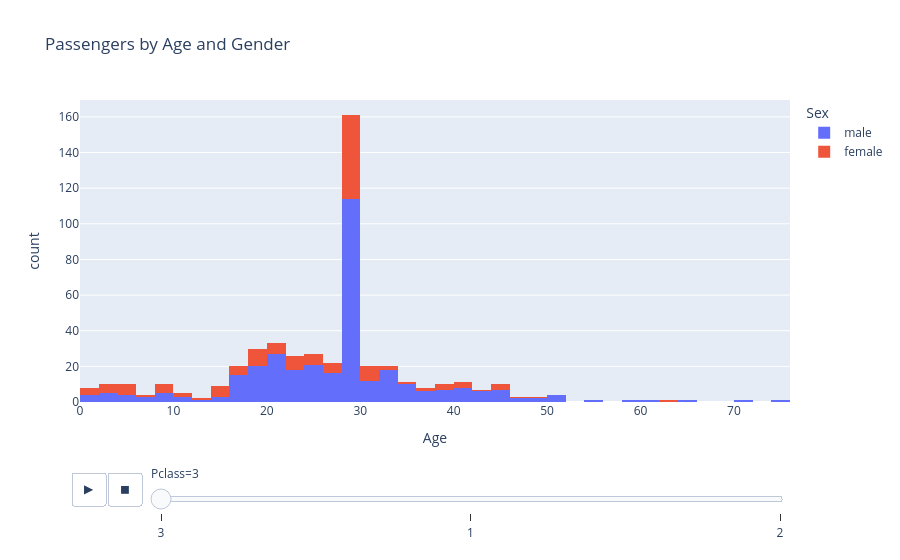

Write notebook code for a chart like this one.
### Markdown cell above
### Insight: Survival by Passenger Class

- First-class passengers had a higher survival rate than passengers in lower classes.
- Passenger class appears to be an important factor related to survival.

### Code cell
fig = px.histogram(
    df,
    x="Age",
    color="Sex",
    animation_frame="Pclass",
    title="Passengers by Age and Gender"
)

fig.show()

### Figure 1 — Plotly figure (JSON) as saved in the notebook; plotly's stock layout.template omitted (floating-point values rounded to 4 significant figures; data arrays with more than 128 entries replaced by an {"elided": "..."} marker saying what was removed)
{"data": [{"bingroup": "x", "hovertemplate": "Sex=male<br>Pclass=3<br>Age=%{x}<br>count=%{y}<extra></extra>", "legendgroup": "male", "marker": {"color": "#636efa", "pattern": {"shape": ""}}, "name": "male", "orientation": "v", "showlegend": true, "type": "histogram", "x": {"elided": "347 float values"}, "xaxis": "x", "yaxis": "y"}, {"bingroup": "x", "hovertemplate": "Sex=female<br>Pclass=3<br>Age=%{x}<br>count=%{y}<extra></extra>", "legendgroup": "female", "marker": {"color": "#EF553B", "pattern": {"shape": ""}}, "name": "female", "orientation": "v", "showlegend": true, "type": "histogram", "x": {"elided": "144 float values"}, "xaxis": "x", "yaxis": "y"}], "layout": {"barmode": "relative", "legend": {"title": {"text": "Sex"}, "tracegroupgap": 0}, "sliders": [{"active": 0, "currentvalue": {"prefix": "Pclass="}, "len": 0.9, "pad": {"b": 10, "t": 60}, "steps": [{"args": [["3"], {"frame": {"duration": 0, "redraw": true}, "fromcurrent": true, "mode": "immediate", "transition": {"duration": 0, "easing": "linear"}}], "label": "3", "method": "animate"}, {"args": [["1"], {"frame": {"duration": 0, "redraw": true}, "fromcurrent": true, "mode": "immediate", "transition": {"duration": 0, "easing": "linear"}}], "label": "1", "method": "animate"}, {"args": [["2"], {"frame": {"duration": 0, "redraw": true}, "fromcurrent": true, "mode": "immediate", "transition": {"duration": 0, "easing": "linear"}}], "label": "2", "method": "animate"}], "x": 0.1, "xanchor": "left", "y": 0, "yanchor": "top"}], "title": {"text": "Passengers by Age and Gender"}, "updatemenus": [{"buttons": [{"args": [null, {"frame": {"duration": 500, "redraw": true}, "fromcurrent": true, "mode": "immediate", "transition": {"duration": 500, "easing": "linear"}}], "label": "&#9654;", "method": "animate"}, {"args": [[null], {"frame": {"duration": 0, "redraw": true}, "fromcurrent": true, "mode": "immediate", "transition": {"duration": 0, "easing": "linear"}}], "label": "&#9724;", "method": "animate"}], "direction": "left", "pad": {"r": 10, "t": 70}, "showactive": false, "type": "buttons", "x": 0.1, "xanchor": "right", "y": 0, "yanchor": "top"}], "xaxis": {"anchor": "y", "domain": [0, 1], "title": {"text": "Age"}}, "yaxis": {"anchor": "x", "domain": [0, 1], "title": {"text": "count"}}}}
